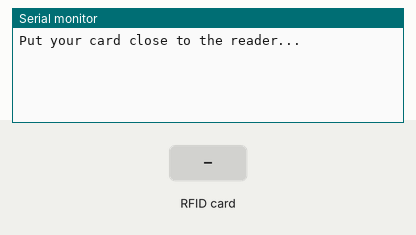
Bench run of a sketch on a simulated ESP32. Parts: the last lines printed to the serial monitor. The inputs (shaded band) are chosen by the test bench.

Above: at 1.2 s.
1.3 s: RFID card 89 9E CA B0 held to the reader
At 2.5 s:
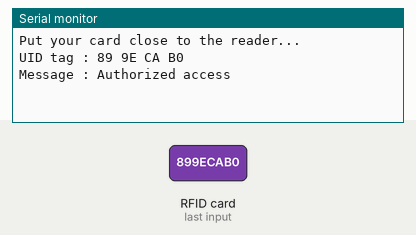
2.8 s: RFID card 5E 7A 19 C4 held to the reader
At 5.0 s:
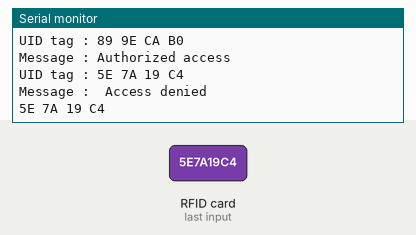

The sketch:

RFID_Example_Test.ino
```cpp
/*
*
* All the resources for this project:
* Modified by Handson Technology
* www.handsontec.com
* Created by Handsontec Tech team
*
*/
#include <SPI.h>
#include <MFRC522.h>
#define SS_PIN 27
#define RST_PIN 33

MFRC522 mfrc522(SS_PIN, RST_PIN);

void setup() {
  Serial.begin(115200);
  SPI.begin(14, 12, 13, SS_PIN); // SCK=14, MISO=12, MOSI=13, SS=27
  mfrc522.PCD_Init();
  Serial.println("Put your card close to the reader...");
}

void loop() {
 // Look for new cards
 if ( ! mfrc522.PICC_IsNewCardPresent())
 {
 return;
 }
 // Select one of the cards
 if ( ! mfrc522.PICC_ReadCardSerial())
 {
 return;
 }
 //Show UID on serial monitor
 Serial.print("UID tag :");
 String content= "";
 byte letter;
 for (byte i = 0; i < mfrc522.uid.size; i++)
 {
 Serial.print(mfrc522.uid.uidByte[i] < 0x10 ? " 0" : " ");
 Serial.print(mfrc522.uid.uidByte[i], HEX);
 content.concat(String(mfrc522.uid.uidByte[i] < 0x10 ? " 0" : " "));
 content.concat(String(mfrc522.uid.uidByte[i], HEX));
 }
 Serial.println();
 Serial.print("Message : ");
 content.toUpperCase();
 if (content.substring(1) == "89 9E CA B0") //change here the UID of the card/cards that you want to give access
 {
 Serial.println("Authorized access");
 Serial.println();
 delay(3000);
 }
else {
 Serial.println(" Access denied");
 Serial.println(content.substring(1));
 delay(3000);
 }
}
```

Measured:
- after the input at 1.3 s, the serial monitor: prints a new line at once (image 1)
- after the input at 2.8 s, the serial monitor: prints a new line after 1.5 s (image 2)
